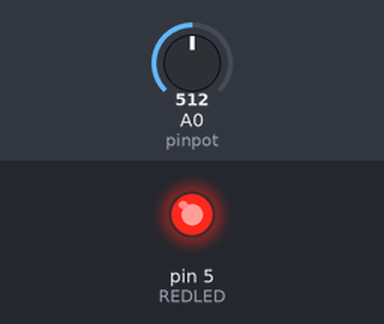
Recording of a sketch running on a simulated Arduino Uno, built with avr-gcc and run on an emulated ATmega328P. On the bench: output pins drawn as LEDs (lit = HIGH). Inputs (shaded band) come from the test bench; at power-on: A0 (pinpot) = 512. What the sketch prints to the serial monitor is not drawn.

Above: at 1.2 s.
1.3 s: A0 (pinpot) set to 122
4.3 s: A0 (pinpot) set to 0
At 5.8 s:
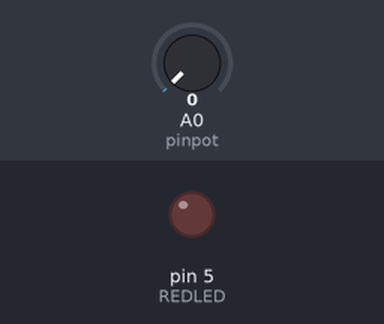
6.3 s: A0 (pinpot) set to 3
8.1 s: A0 (pinpot) set to 6
At 8.7 s:
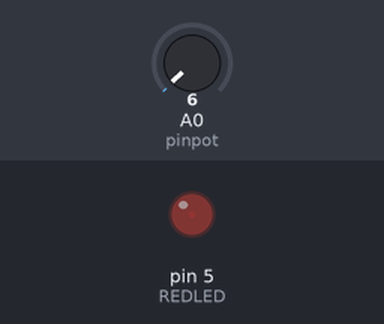
Timing chart, 0 to 11.1 s (numbered marks = the images above; inputs shaded):
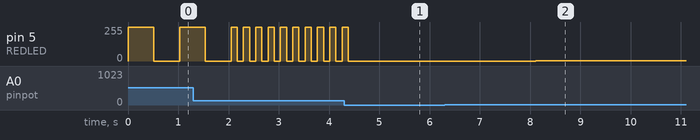

The sketch:

blink2.ino
```cpp
int pinpot = A0;
int REDLED = 5;
int ReadValue;
float WriteValue;
float voltage;


void setup() {
  // put your setup code here, to run once:
  Serial.begin(9600);
  pinMode(pinpot,INPUT);
  pinMode(REDLED,OUTPUT);


}

void loop() {
  // put your main code here, to run repeatedly:
  ReadValue = analogRead(pinpot);
  WriteValue=(255./1023)*ReadValue;
  voltage = (5./1023)*ReadValue;
  analogWrite(REDLED,WriteValue);
  Serial.print("tpinValue");
  Serial.print(ReadValue);
  Serial.print(" ");
  Serial.print("mapped Value");
  Serial.print(" ");
  Serial.print(WriteValue);
  Serial.print(" ");
  Serial.print("voltage Value");
  Serial.print(" ");
  ReadValue=analogRead(pinpot);
  digitalWrite(REDLED,HIGH);
  delay(ReadValue);
  digitalWrite(REDLED,LOW);
  delay(ReadValue);


}
```

Measured:
- after the input at 4.3 s, pin 5 (REDLED): goes on until 4.4 s, then stays 0/255
- after the input at 8.1 s, pin 5 (REDLED): 0/255 → 1/255 at once
- by itself, pin 5 (REDLED): repeats every 0.25 s: 255/255 0.12 s, 0/255 0.12 s
